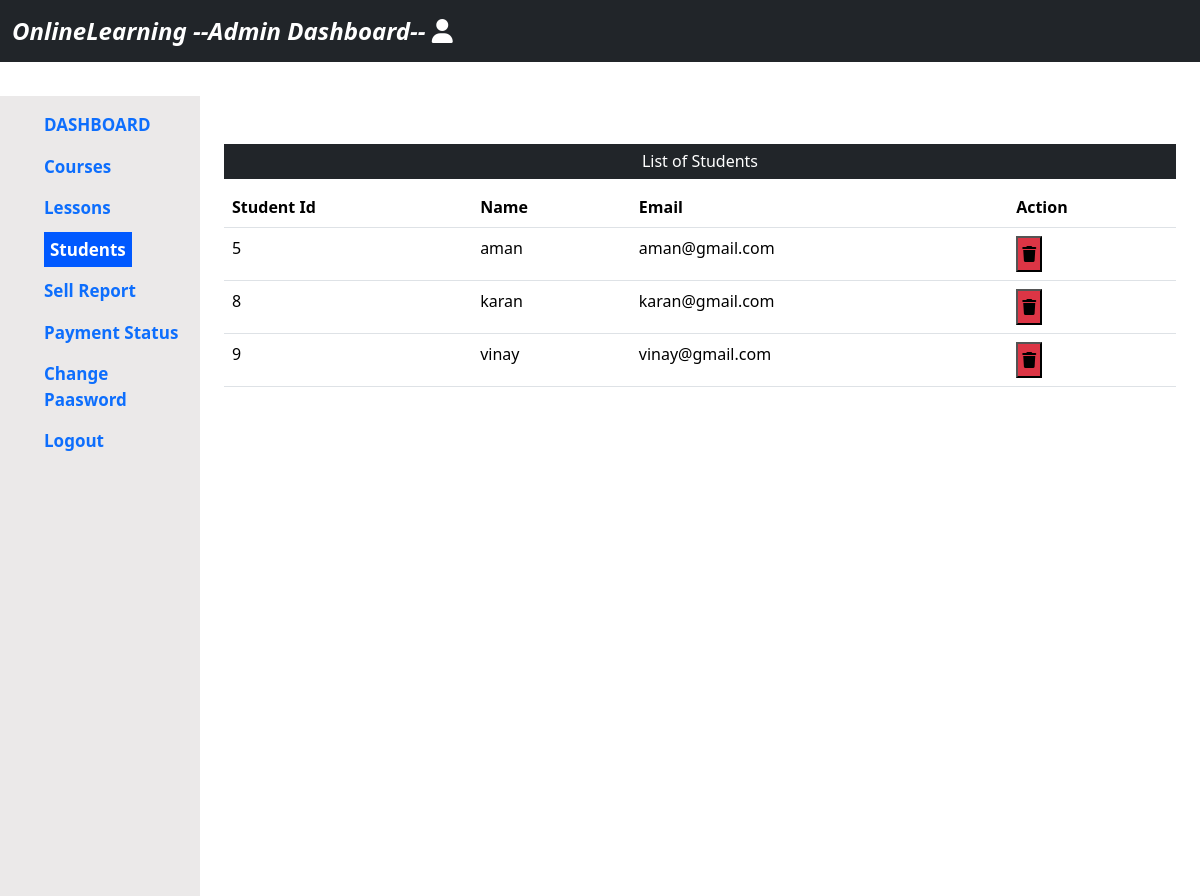
The page /admin/students.php (signed in) on the database its author committed.
### tables this page shows
CREATE TABLE `students` (
  `id` int(11) NOT NULL,
  `name` varchar(155) NOT NULL,
  `email` varchar(255) NOT NULL,
  `password` varchar(255) NOT NULL,
  `occupation` text NOT NULL,
  `stu_image` text NOT NULL
);

### admin/students.php (the view, shortened to what this page needs)
<?php
include("../database/connection.php");
if(!isset($_SESSION['admin_email'])){
  echo "<script>location.href='../index.php'</script>";
}else{
?>
<!DOCTYPE html>
<html lang="en">
<head>
     <link href="https://cdn.jsdelivr.net/npm/bootstrap@5.3.3/dist/css/bootstrap.min.css" rel="stylesheet">
    <link rel="stylesheet" href="https://cdnjs.cloudflare.com/ajax/libs/font-awesome/6.7.1/css/all.min.css" />
    <link rel="stylesheet" href="admin.css">
</head>
<body>
<header>
    <nav class="navbar navbar-expand-lg fixed-top bg-dark">
    <div class="container-fluid">
      <a class="navbar-brand" href="#"><i><b class =" fs-4 text-white">OnlineLearning --Admin Dashboard--  <i class="fa-solid fa-user"></i></b></i></a>
    </div>
    </nav>
</header>
<div class="container-fluid mt-5">
    <div class="row">
         <div class="col-md-2 mt-5 side_nav">
          <ul>
            <li class="pt-3"><a href="admin.php" class="">DASHBOARD</a></li>
            <li class="pt-3"><a href="courses.php" class="">Courses</a></li>
            <li class="pt-3"><a href="lessons.php" class="">Lessons</a></li>
            <li class="pt-3"><a href="students.php" class="active_link">Students</a></li>
            <li class="pt-3"><a href="admin.php" class="">Sell Report</a></li>
            <li class="pt-3"><a href="admin.php" class="">Payment Status</a></li>
            <li class="pt-3"><a href="change_pass.php" class="">Change Paasword</a>
            <li class="pt-3"><a href="../logout.php" class="">Logout</a>  </li>
          </ul>
        </div>
        <div class="col-md-10 mt-5">
             <div class="container-fluid mt-5">
              <h6 class="text-center text-white bg-dark p-2">List of Students</h6>
             </div>
             <div class="container">
              <table class="table">
                <thead>
                <tr>
                 <th scope="col">Student Id</th>
                 <th scope="col">Name</th>
                 <th scope="col">Email</th>
                 <th scope="col">Action</th>
                </tr>
               </thead>
               <tbody>
               <?php
                $sql = "SELECT * FROM students";
                $result = mysqli_query($conn, $sql);
                ?>
                 <tr <?php foreach($result as $stu_data){?>>
                  <td><?php echo $stu_data['id'];?></td>
                  <td><?php echo $stu_data['name'];?></td>
                  <td><?php echo $stu_data['email'];?></td>
                  <td>
                     <form method="post">
                      <button type="submit" name = "delete" value="delete" class="p-1 bg-danger"><i class="fa-solid fa-trash"></i></button>
                    </form>
                  </td>
                 </tr <?php }?>>
               </tbody>
            </table>
           </div>
        </div>
    </div>
</div>
</body>
</html>
<?php
}
?>

### admin/admin.css (style rules this page uses)
* { margin: 0; padding: 0; list-style-type: none; }
.side_nav { background-color: rgb(235, 233, 233); height: 100vh; }
ul li { font-size: 17px; font-weight: bold; }
a { text-decoration: none; }
.active_link { background-color: rgb(0, 89, 255); color: white; padding: 6px; }

### rows shown on the page
students: id "5", name "aman", email "aman@gmail.com"
students: id "8", name "karan", email "karan@gmail.com"
students: id "9", name "vinay", email "vinay@gmail.com"
